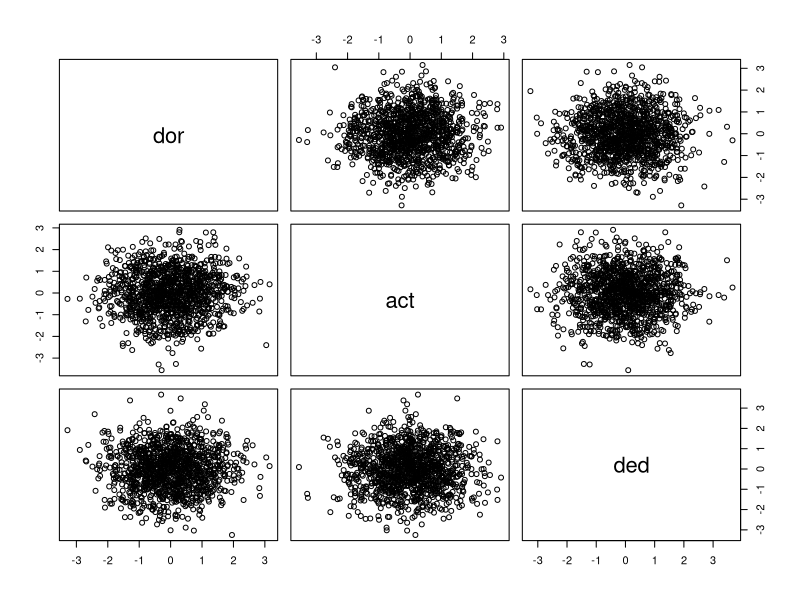
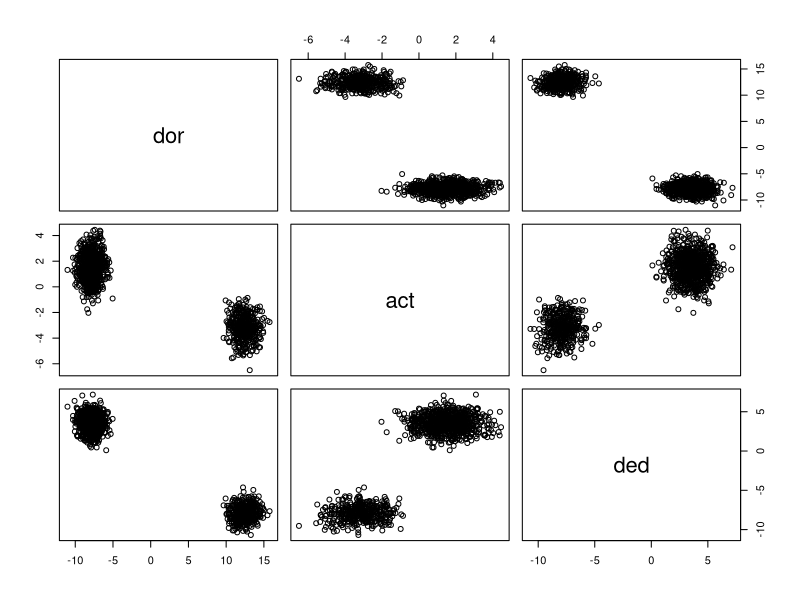

The R script that drew these images, in order:
###########################################################################
#This page shows the the logic behind the analysis, that it works and the
#inferences and interpretations that can be drawn from it
############################################################################

#####simuate data####
# Imagine that x1 is a process that cues cells to shift 
#from active to dormant state and the active cells are more likely
#to die than dormant cells
tot<-rpois(1200,1000)
#create a factor to act as the cue for dormancy
x1<-rep(c(0,1,0),each=400)
#put cell into categories
dor<-rpois(1200,tot*(.1+.3*x1))
act<-rpois(1200,tot*(.5-.1*x1))
ded<-rpois(1200,tot*(.4-.2*x1))

####look at raw correlation sturcture of data####
#the total number of dor cells should be negative correlated
#with the numbers of active and dead, while number of active and dead should
#be positively correlated
#count cor:
cor(cbind(dor,act,ded))
#prop cor: should be the same story
cor(cbind(dor/tot,act/tot,ded/tot))

####fit the model derived on analysis details.pdf
#fit the model we derived 
f.dor<-glm(dor~x1,offset = log(tot),family=poisson)
f.act<-glm(act~x1,offset = log(tot),family=poisson)
f.ded<-glm(ded~x1,offset = log(tot),family=poisson)
#prop in each category with x1 absent (should recover above values (.1,.5,.4))
print(z1<-c(exp(coef(f.dor)[1]),exp(coef(f.act)[1]),exp(coef(f.ded)[1])))
#should sum to about 1
sum(z1)
#prop in each category with x1 present (should be .4,.4,.2)
print(z2<-c(c(exp(sum(coef(f.dor))),exp(sum(coef(f.act))),exp(sum(coef(f.ded))))))
#still should sum to about 1
sum(z2)

#since we have completely captured the mechanism for cell counts, the 
#correlations of residuals should be near zero
cor(cbind(resid(f.dor),resid(f.act),resid(f.ded)))
pairs(cbind('dor'=resid(f.dor),'act'=resid(f.act),'ded'=resid(f.ded)))
#if we fail to capture the cue mechanism then we will observed residual correlation among 
#the categories

#don't include cue
f.dor1<-glm(dor~1,offset = log(tot),family=poisson)
f.act1<-glm(act~1,offset = log(tot),family=poisson)
f.ded1<-glm(ded~1,offset = log(tot),family=poisson)
#look at props
print(z3<-c(exp(coef(f.dor1)),exp(coef(f.act1)),exp(coef(f.ded1))))
#should sum to about 1
sum(z3)
#numbers in each catgory still correlated
cor(cbind(resid(f.dor1),resid(f.act1),resid(f.ded1)))
pairs(cbind('dor'=resid(f.dor1),'act'=resid(f.act1),'ded'=resid(f.ded1)))

